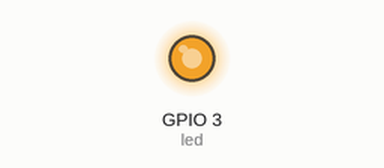
Simulated run of this program. Board: ESP8266 board running MicroPython. On the bench: output pins drawn as LEDs (lit = HIGH). At 0.4 s the program stops and its outputs stay as they are.

Above: at 0.15 s.
At 0.5 s:
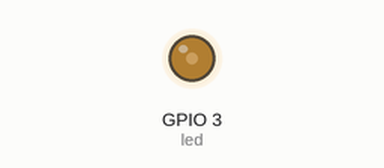
Timing chart, 0 to 1.9 s (numbered marks = the images above):
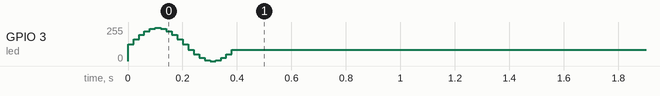

The program:

mcrp_pwm_test.py
```python
import machine
import time
import math

led = machine.PWM(machine.Pin(3), freq=500)

def pulse(l ,t):
    for i in range(20):
        l.duty(int(math.sin(i/10*math.pi) * 500 + 500))
        time.sleep_ms(t)

pulse(led, 20)
```
